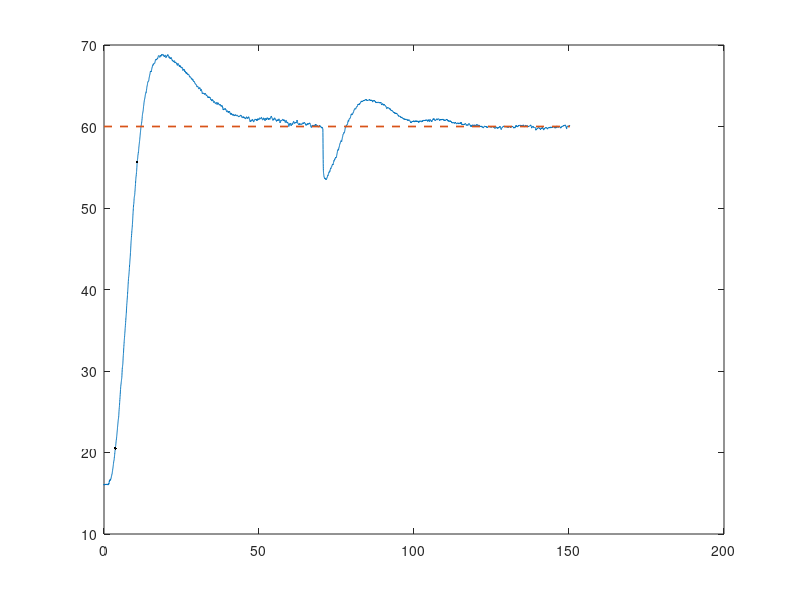

Reproduce this figure in MATLAB. (Note: this script raises an error after producing the figure.)
A = load("Regular_PID.txt");
timevect = 0:1:length(A)-1;
timevect=timevect./60;
overshoot = ((100/60)*max(A))-100;
time10=(find(A>((60-A(1))*0.1)+A(1),1));
time90=(find(A>((60-A(1))*0.9)+A(1),1));
risetime = timevect(time90)-timevect(time10);
risetimetext = sprintf('Risetime: %.1f min',risetime);
overshoottext = sprintf('Peak: %.1f %cC, Overshoot: %.1f %%',max(A),char(176),overshoot);
plot(timevect,A)
hold on
plot([0 timevect(end)],[60 60],'--','LineWidth',1.25)
p = plot([timevect(time10) timevect(time10)],[A(time10) A(time10)],'.','LineWidth',1,'Color',[0,0,0]);
plot([timevect(time90) timevect(time90)],[A(time90) A(time90)],'.','LineWidth',1,'Color',[0,0,0])
set(get(get(p,'Annotation'),'LegendInformation'),'IconDisplayStyle','off');
plot([0 timevect(end)],[max(A) max(A)],'--','LineWidth',1.25)
settlingtime = timevect(max(find(abs(A(1:68*60)-60)>0.6)));
plot([settlingtime settlingtime],[10 75],'--','LineWidth',1.25)
settlingtimetext = sprintf('Settlingtime: %.1f min',settlingtime);
legend('Temperature','SP=60\circC',risetimetext,overshoottext,settlingtimetext,'location','southeast')
grid on
set(gcf,'color','w');
xlabel('Time [min]')
ylabel('Temperature [\circC]')
ylim([10 75])
title('Classic PID')
yticks([0 5 10 15 20 25 30 35 40 45 50 55 60 65 70 75])
xlim([0 150])
%%
set(gcf,'PaperUnits','inches','PaperPosition',[0 0 16 9])
print('Classic PID','-dpng','-r900')

ylim([50 70])
yticks([50 52 54 56 58 60 62 64 66 68 70])
print('Classic PID Zoom','-dpng','-r900')
%%
A = load("PI.txt");
timevect = 0:1:length(A)-1;
timevect=timevect./60;
overshoot = ((max(A)-60)/60)*100;
time10=(find(A>((60-A(1))*0.1)+A(1),1));
time90=(find(A>((60-A(1))*0.9)+A(1),1));
risetime = timevect(time90)-timevect(time10);
risetimetext = sprintf('Risetime: %.1f min',risetime);
overshoottext = sprintf('Peak: %.1f %cC, Overshoot: %.1f %%',max(A),char(176),overshoot);
plot(timevect,A)
hold on
plot([0 timevect(end)],[60 60],'--','LineWidth',1.25)
p = plot([timevect(time10) timevect(time10)],[A(time10) A(time10)],'.','LineWidth',1,'Color',[0,0,0]);
plot([timevect(time90) timevect(time90)],[A(time90) A(time90)],'.','LineWidth',1,'Color',[0,0,0])
set(get(get(p,'Annotation'),'LegendInformation'),'IconDisplayStyle','off');
plot([0 timevect(end)],[max(A) max(A)],'--','LineWidth',1.25)
settlingtime = timevect(max(find(abs(A(1:80*60)-60)>0.6)));
plot([settlingtime settlingtime],[10 75],'--','LineWidth',1.25)
settlingtimetext = sprintf('Settlingtime: %.1f min',settlingtime);
legend('Temperature','SP=60\circC',risetimetext,overshoottext,settlingtimetext,'location','southeast')
grid on
set(gcf,'color','w');
xlabel('Time [min]')
ylabel('Temperature [\circC]')
ylim([10 75])
title('Classic PI')
yticks([0 5 10 15 20 25 30 35 40 45 50 55 60 65 70 75])
xlim([0 150])
set(gcf,'PaperUnits','inches','PaperPosition',[0 0 16 9])
print('Classic PI','-dpng','-r900')

ylim([50 70])
yticks([50 52 54 56 58 60 62 64 66 68 70])
print('Classic PI Zoom','-dpng','-r900')
%%
